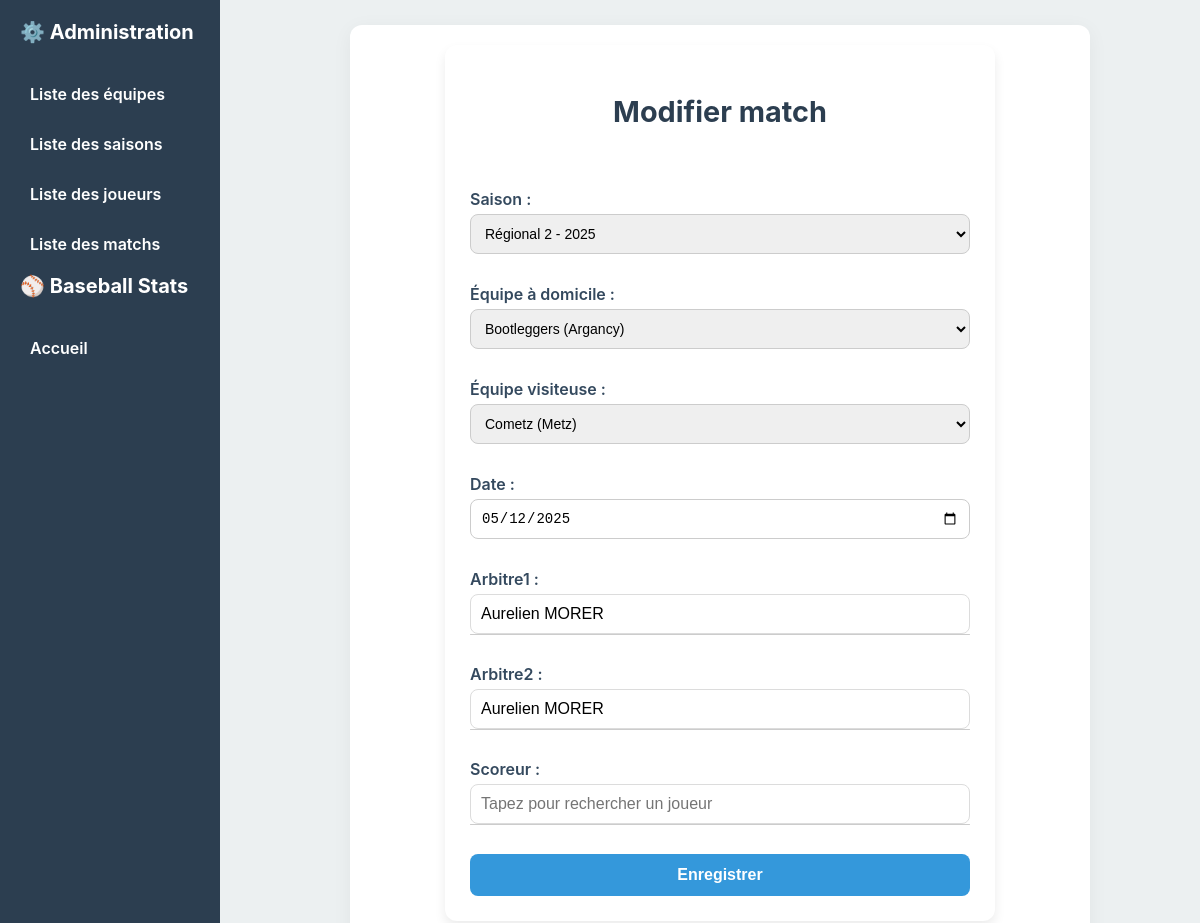
Screenshot of /matches/edit/1 with the database file from the repository.
### models/match.py (models this page shows)
class Match(db.Model):
    __tablename__ = 'match'
    id = db.Column(db.Integer, primary_key=True)
    season_id = db.Column(db.Integer, db.ForeignKey('season.id'))
    home_team_id = db.Column(db.Integer, db.ForeignKey('team.id'))
    away_team_id = db.Column(db.Integer, db.ForeignKey('team.id'))
    date = db.Column(db.Date, nullable=False)
    arbitre1_id = db.Column(db.Integer, db.ForeignKey('player.id'))
    arbitre2_id = db.Column(db.Integer, db.ForeignKey('player.id'))
    scoreur_id  = db.Column(db.Integer, db.ForeignKey('player.id'))
    home_team = db.relationship('Team', foreign_keys=[home_team_id])
    away_team = db.relationship('Team', foreign_keys=[away_team_id])
    season = db.relationship('Season', backref='matches')
    arbitre1 = db.relationship('Player', foreign_keys=[arbitre1_id])
    arbitre2 = db.relationship('Player', foreign_keys=[arbitre2_id])
    scoreur = db.relationship('Player', foreign_keys=[scoreur_id])
    roster = db.relationship('Roster', back_populates='match', cascade='all, delete-orphan')

### models/season.py (models this page shows)
class Season(db.Model):
    __tablename__ = 'season'
    id = db.Column(db.Integer, primary_key=True)
    name = db.Column(db.String(50), nullable=False)
    category = db.Column(db.String(50))
    year = db.Column(db.Integer)
    discipline = db.Column(db.String(50))
    teams = db.relationship('Team', secondary=season_team, back_populates='seasons')

### models/team.py (models this page shows)
class Team(db.Model):
    __tablename__ = 'team'
    id = db.Column(db.Integer, primary_key=True)
    name = db.Column(db.String(50), nullable=False)
    city = db.Column(db.String(50))
    image = db.Column(db.String(100))
    players = db.relationship('Player', back_populates='team', cascade="all, delete-orphan")
    seasons = db.relationship('Season', secondary=season_team, back_populates='teams')

### models/player.py (models this page shows)
class Player(db.Model):
    __tablename__ = 'player'
    id = db.Column(db.Integer, primary_key=True)
    first_name = db.Column(db.String(50), nullable=False)
    last_name = db.Column(db.String(50), nullable=False)
    number = db.Column(db.Integer)
    image_filename = db.Column(db.String(200), nullable=True)
    team_id = db.Column(db.Integer, db.ForeignKey('team.id'), nullable=False)
    team = db.relationship('Team', back_populates='players')

### routes/matchs.py (the view, shortened to what this page needs)
@matches_bp.route('/matches/edit/<int:match_id>', methods=['GET', 'POST'])
def edit_match(match_id):
    match = Match.query.get_or_404(match_id)
    seasons = Season.query.all()
    teams = Team.query.all()
    players = Player.query.all()
    return render_template('admin/matches/match_form.html', match=match, seasons=seasons, teams=teams, players=players, getattr=getattr)

### templates/admin/matches/match_form.html (shortened to what this page needs)
{% extends "layout/menu.html" %}
{% block head %}
<link rel="stylesheet" href="{{ url_for('static', filename='css/global.css') }}">
{% endblock %}
{% block content %}
<div class="team-form-container">
    <form method="POST" class="team-form">
        <div class="form-header">
            <h2>{% if match %}Modifier match{% else %}Ajouter un match{% endif %}</h2>
        </div>
        <div class="form-group">
            <label>Saison :</label>
            <select name="season_id" required>
                {% for season in seasons %}
                    <option value="{{ season.id }}" {% if match and match.season_id == season.id %}selected{% endif %}>
                        {{ season.name }} - {{ season.year }}
                    </option>
                {% endfor %}
            </select>
        </div>
        <div class="form-group">
            <label>Équipe à domicile :</label>
            <select name="home_team_id" required>
                {% for team in teams %}
                    <option value="{{ team.id }}" {% if match and match.home_team_id == team.id %}selected{% endif %}>
                        {{ team.name }} ({{ team.city }})
                    </option>
                {% endfor %}
            </select>
        </div>
        <div class="form-group">
            <label>Équipe visiteuse :</label>
            <select name="away_team_id" required>
                {% for team in teams %}
                    <option value="{{ team.id }}" {% if match and match.away_team_id == team.id %}selected{% endif %}>
                        {{ team.name }} ({{ team.city }})
                    </option>
                {% endfor %}
            </select>
        </div>
        <div class="form-group">
            <label>Date :</label>
            <input type="date" name="date" value="{{ match.date if match else '' }}" required>
        </div>
        {% for role in ['arbitre1','arbitre2','scoreur'] %}
        <div class="form-group autocomplete">
            <label>{{ role|capitalize }} :</label>
            <input type="text" name="{{ role }}_name" placeholder="Tapez pour rechercher un joueur"
                   value="{{ getattr(match, role).first_name + ' ' + getattr(match, role).last_name if match and getattr(match, role) else '' }}"
                   required="{{ role=='arbitre1' }}">
            <div class="autocomplete-items"></div>
        </div>
        {% endfor %}
        <button type="submit" class="btn-submit">{% if match %}Enregistrer{% else %}Créer{% endif %}</button>
    </form>
</div>
{% endblock %}

### static/css/menu.css (style rules this page uses)
:root { --primary: #2c3e50; --secondary: #ecf0f1; --accent: #3498db; --border: #dcdcdc; }
body { font-family: "Inter", sans-serif; margin: 0; padding: 0; background: var(--secondary); display: flex; min-height: 100vh; }

### static/css/global.css (style rules this page uses)
.form-header { margin-bottom: 25px; }
.form-header h2 { color: #2c3e50; font-size: 1.8rem; }
.team-form { max-width: 500px; background: #fff; padding: 25px; border-radius: 12px; box-shadow: 0 6px 12px rgba(0,0,0,0.08); display: flex; flex-direction: column; gap: 15px; }
.form-group { display: flex; flex-direction: column; }
.form-group label { font-weight: 600; margin-bottom: 6px; color: #34495e; }
.team-form input[type="text"], .team-form input[type="file"] { padding: 10px; border: 1px solid #dcdcdc; border-radius: 8px; font-size: 1rem; outline: none; transition: border 0.2s; }
.btn-submit { padding: 12px 0; background: #3498db; color: #fff; border: none; font-weight: 600; font-size: 1rem; border-radius: 8px; cursor: pointer; transition: background 0.2s; }
.team-form-container { display: flex; justify-content: center; align-items: center; min-height: calc(100vh - 60px); padding: 20px; background: #ecf0f1; }
.form-header { margin-bottom: 25px; text-align: center; }
.team-form { max-width: 500px; width: 100%; background: #fff; padding: 25px; border-radius: 12px; box-shadow: 0 6px 12px rgba(0,0,0,0.08); display: flex; flex-direction: column; gap: 15px; }

### templates/admin/matches/match_form.html (style rules this page uses)
.team-form-container { max-width: 700px; margin: auto; padding: 20px; background: #fff; border-radius: 12px; box-shadow: 0 4px 20px rgba(0,0,0,0.05); }
.form-header h2 { margin-bottom: 20px; color: #2c3e50; }
.form-group { margin-bottom: 15px; display: flex; flex-direction: column; position: relative; }
.form-group label { margin-bottom: 5px; font-weight: 600; color: #34495e; }
.form-group input, .form-group select { padding: 10px; border-radius: 8px; border: 1px solid #ccc; font-size: 14px; }
.btn-submit { background: #3498db; color: #fff; padding: 12px 20px; border: none; border-radius: 8px; cursor: pointer; font-weight: 600; transition: background 0.3s; }
.autocomplete-items { position: absolute; border: 1px solid #ccc; border-top: none; z-index: 99; top: 100%; left: 0; right: 0; background: #fff; max-height: 150px; overflow-y: auto; border-radius: 0 0 8px 8px; }

### rows the page displays
Match: season_id "Régional 2 - 2025", home_team_id "Bootleggers (Argancy)", away_team_id "Cometz (Metz)", date "05/12/2025"
Player: first_name+last_name "Aurelien MORER" "Aurelien MORER"

### other values shown
{{ role|capitalize }} "Arbitre1" "Arbitre2" "Scoreur"
